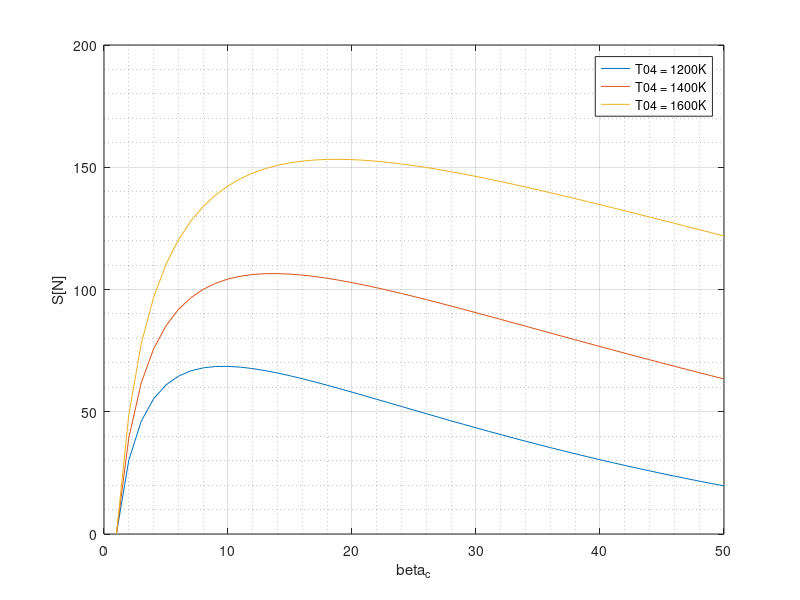
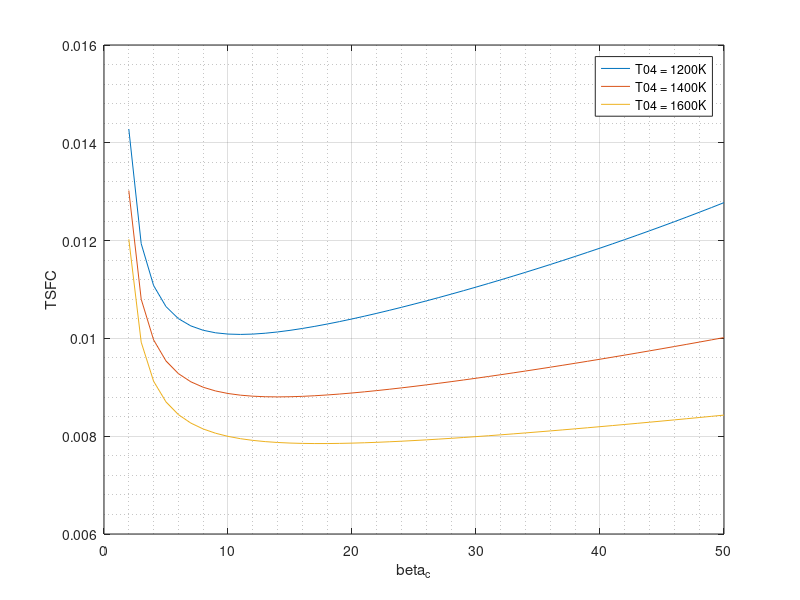

These charts were generated, in order, by the following MATLAB code:
clear all
close all
clc

%% TURBOJET VARYING OF T_4 AND beta_c

%% DATI INIZIALI

V0 = 0;             %Fixed point condition [m/s]
pa = 101325;        %[Pa]
Ta = 288;           %[K]
Qf = 43e6;          %[J/kg]
Au = 0.126;         %[m^2]
cp = 1005;          %[J/kg K]
gamma = 1.4;
R = cp*(gamma-1)/gamma;


beta_c = 1:50; 
T04_v = 1200:200:1600;

% Efficiency
eps_d = 0.95;
eta_c = 0.88;
eta_t = 0.94;

%% INITIALIZATIONS
% Working with Array it is better to initialize 
% the loop outputs as a vector of zeros

S = zeros(length(T04_v),length(beta_c));
TSFC = zeros(length(T04_v),length(beta_c));
Ssp = zeros(length(T04_v),length(beta_c));
eta_th = zeros(length(T04_v),length(beta_c));
eta_p = zeros(length(T04_v),length(beta_c));
eta = zeros(length(T04_v),length(beta_c));
p7 = zeros(size(beta_c));
T7 = zeros(size(beta_c));
Vu = zeros(size(beta_c));
strozz_r = zeros(size(beta_c));

%% REAL CASE

for i = 1:length(T04_v)
    T04 = T04_v(i);
    
    %DIFFUSER
    p02 = pa.*eps_d;
    T02 = Ta;           %Hp adiabatic diffuser
    
    %COMPRESSOR
    p03 = p02.*beta_c;
    T03 = T02.*(1+(beta_c.^((gamma-1)./gamma)-1)./eta_c);
    
    %COMBUSTION CHAMBER
    % Hp we have no losses
    p04 = p03;
    f = cp.*(T04-T03)./Qf;
        
    %TURBINE
    T05 = T04-(T03-T02)./(1+f);
    T05_i = T04-(T04-T05)./eta_t;
    p05 = p04.*(T05_i./T04).^(gamma./(gamma-1));
    
    %NOZZLE
    % Hp adapted nozzle
    % Hp pressure and temperature at the nozzle inlet are in stagnant conditions
    p07 = p05;
    T07 = T05;
    p_cr_p0 = -1; %((gamma+1)/2^(gamma/(1-gamma)));
    
    for ib = 1:length(beta_c)
        p07_b = p07(ib);
        T07_b = T07(ib);
        
        if pa/p07_b <=p_cr_p0
            p7(ib) = p07_b.*p_cr_p0;
            T7(ib) = 2./(gamma+1).*T07_b;
            Vu(ib) = (gamma.*R.*T7(ib)).^0.5;
            strozz_r(ib) = 1;
        else 
            p7(ib) = pa;
            T7(ib) = T07_b.*(p7(ib)./p07_b).^((gamma-1)./gamma);
            if p7(ib)>p07(ib)
                Vu(ib) = 0;
            else
                Vu(ib) = (2.*cp.*T07_b.*(1-(pa./p07_b)^((gamma-1)/gamma)))^0.5;
            end
            strozz_r(ib) = 0;
        end
    end
    
    rho7 = p7./R./T7;
    
    
    mu = rho7.*Vu.*Au;
    ma = mu./(1+f);
    mf = ma.*f;
    
    % EFFICIENCY
    S(i,:) = ma.*((1+f.*Vu-V0)+p7-pa).*Au;
    TSFC(i,:) = mf./S(i,:);
    Ssp(i,:) = S(i,:)./ma;
    eta_th(i,:) = (Vu.^2-V0.^2)./(2.*f.*Qf);
    eta_p(i,:) = 2.*V0./Vu./(1+V0./Vu);
    eta(i,:) = (Vu-V0).*V0./f.*Qf;
    
    %PLOT
    figure(1)
    pl = plot(beta_c,S(i,:),'DisplayName',['T04 = ',num2str(T04),'K']);
    hold all
    grid on
    grid minor
    xlabel('beta_c','Interpreter','Tex');
    ylabel('S[N]','Interpreter','Tex');
    legend show
    
    figure(2)
    pl = plot(beta_c,TSFC(i,:),'DisplayName',['T04 = ',num2str(T04),'K']);
    hold all
    grid on
    grid minor
    xlabel('beta_c','Interpreter','Tex');
    ylabel('TSFC','Interpreter','Tex');
    legend show
    
end
    
    
